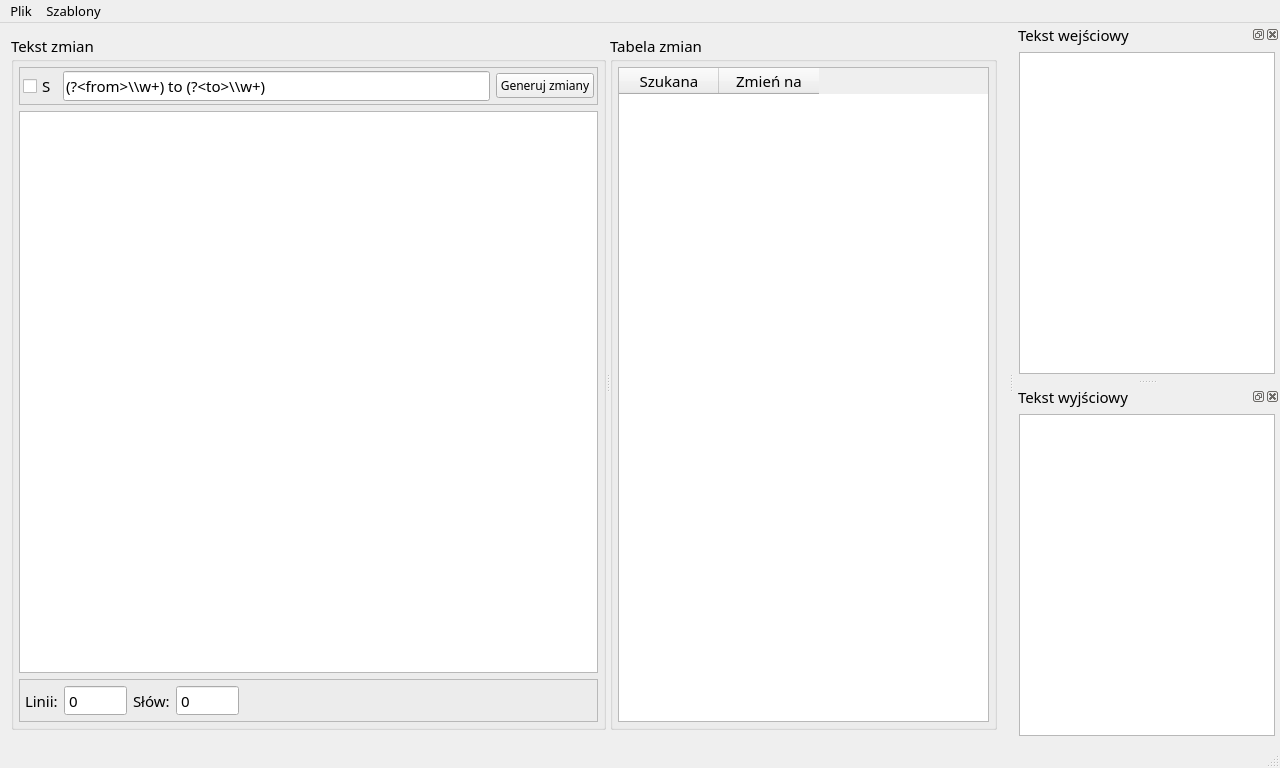
<?xml version="1.0" encoding="UTF-8"?>
<ui version="4.0">
 <class>AshuraWind</class>
 <widget class="QMainWindow" name="AshuraWind">
  <property name="geometry">
   <rect>
    <x>0</x>
    <y>0</y>
    <width>1280</width>
    <height>768</height>
   </rect>
  </property>
  <property name="font">
   <font>
    <family>Roboto Bk</family>
    <pointsize>11</pointsize>
   </font>
  </property>
  <property name="windowTitle">
   <string>TextChanger</string>
  </property>
  <widget class="QWidget" name="centralWidget">
   <layout class="QHBoxLayout" name="horizontalLayout_2">
    <item>
     <widget class="QSplitter" name="splitter">
      <property name="orientation">
       <enum>Qt::Horizontal</enum>
      </property>
      <widget class="QGroupBox" name="groupBox">
       <property name="title">
        <string>Tekst zmian</string>
       </property>
       <layout class="QVBoxLayout" name="verticalLayout">
        <property name="leftMargin">
         <number>5</number>
        </property>
        <property name="topMargin">
         <number>5</number>
        </property>
        <property name="rightMargin">
         <number>5</number>
        </property>
        <property name="bottomMargin">
         <number>5</number>
        </property>
        <item>
         <widget class="QFrame" name="frame">
          <property name="frameShape">
           <enum>QFrame::StyledPanel</enum>
          </property>
          <property name="frameShadow">
           <enum>QFrame::Raised</enum>
          </property>
          <layout class="QHBoxLayout" name="horizontalLayout">
           <property name="leftMargin">
            <number>3</number>
           </property>
           <property name="topMargin">
            <number>3</number>
           </property>
           <property name="rightMargin">
            <number>3</number>
           </property>
           <property name="bottomMargin">
            <number>3</number>
           </property>
           <item>
            <widget class="QCheckBox" name="qcheck_save">
             <property name="text">
              <string>S</string>
             </property>
            </widget>
           </item>
           <item>
            <widget class="QLineEdit" name="qexpression">
             <property name="sizePolicy">
              <sizepolicy hsizetype="MinimumExpanding" vsizetype="Fixed">
               <horstretch>0</horstretch>
               <verstretch>0</verstretch>
              </sizepolicy>
             </property>
             <property name="minimumSize">
              <size>
               <width>250</width>
               <height>0</height>
              </size>
             </property>
             <property name="text">
              <string>(?&lt;from&gt;\\w+) to (?&lt;to&gt;\\w+)</string>
             </property>
            </widget>
           </item>
           <item>
            <widget class="QPushButton" name="qgenerate">
             <property name="font">
              <font>
               <family>Roboto Bk</family>
               <pointsize>9</pointsize>
              </font>
             </property>
             <property name="text">
              <string>Generuj zmiany</string>
             </property>
            </widget>
           </item>
          </layout>
         </widget>
        </item>
        <item>
         <widget class="QPlainTextEdit" name="qmodifier">
          <property name="plainText">
           <string/>
          </property>
         </widget>
        </item>
        <item>
         <widget class="QFrame" name="frame_2">
          <property name="frameShape">
           <enum>QFrame::StyledPanel</enum>
          </property>
          <property name="frameShadow">
           <enum>QFrame::Raised</enum>
          </property>
          <layout class="QHBoxLayout" name="horizontalLayout_3">
           <property name="leftMargin">
            <number>5</number>
           </property>
           <property name="topMargin">
            <number>5</number>
           </property>
           <property name="rightMargin">
            <number>5</number>
           </property>
           <property name="bottomMargin">
            <number>5</number>
           </property>
           <item>
            <widget class="QLabel" name="label">
             <property name="text">
              <string>Linii:</string>
             </property>
            </widget>
           </item>
           <item>
            <widget class="QSpinBox" name="qspin_line_count">
             <property name="buttonSymbols">
              <enum>QAbstractSpinBox::NoButtons</enum>
             </property>
             <property name="maximum">
              <number>999999</number>
             </property>
            </widget>
           </item>
           <item>
            <widget class="QLabel" name="label_2">
             <property name="text">
              <string>Słów:</string>
             </property>
            </widget>
           </item>
           <item>
            <widget class="QSpinBox" name="qspin_word_count">
             <property name="buttonSymbols">
              <enum>QAbstractSpinBox::NoButtons</enum>
             </property>
             <property name="maximum">
              <number>999999999</number>
             </property>
            </widget>
           </item>
           <item>
            <spacer name="horizontalSpacer">
             <property name="orientation">
              <enum>Qt::Horizontal</enum>
             </property>
             <property name="sizeHint" stdset="0">
              <size>
               <width>40</width>
               <height>20</height>
              </size>
             </property>
            </spacer>
           </item>
          </layout>
         </widget>
        </item>
       </layout>
      </widget>
      <widget class="QGroupBox" name="groupBox_2">
       <property name="title">
        <string>Tabela zmian</string>
       </property>
       <layout class="QVBoxLayout" name="verticalLayout_2">
        <property name="leftMargin">
         <number>5</number>
        </property>
        <property name="topMargin">
         <number>5</number>
        </property>
        <property name="rightMargin">
         <number>5</number>
        </property>
        <property name="bottomMargin">
         <number>5</number>
        </property>
        <item>
         <widget class="QTableWidget" name="qtablechanges">
          <property name="sizePolicy">
           <sizepolicy hsizetype="Preferred" vsizetype="Preferred">
            <horstretch>0</horstretch>
            <verstretch>0</verstretch>
           </sizepolicy>
          </property>
          <column>
           <property name="text">
            <string>Szukana</string>
           </property>
          </column>
          <column>
           <property name="text">
            <string>Zmień na</string>
           </property>
          </column>
         </widget>
        </item>
       </layout>
      </widget>
     </widget>
    </item>
   </layout>
  </widget>
  <widget class="QMenuBar" name="menuBar">
   <property name="geometry">
    <rect>
     <x>0</x>
     <y>0</y>
     <width>1280</width>
     <height>25</height>
    </rect>
   </property>
   <property name="font">
    <font>
     <family>Roboto Bk</family>
     <pointsize>10</pointsize>
    </font>
   </property>
   <widget class="QMenu" name="menuPlik">
    <property name="font">
     <font>
      <family>Roboto Bk</family>
     </font>
    </property>
    <property name="title">
     <string>Plik</string>
    </property>
    <widget class="QMenu" name="menuOstatnie_teksty_zmian">
     <property name="title">
      <string>Ostatnie teksty zmian-&gt;</string>
     </property>
     <addaction name="separator"/>
    </widget>
    <widget class="QMenu" name="menuOstatnie_teksty_wej_ciowe">
     <property name="title">
      <string>Ostatnie teksty wejściowe-&gt;</string>
     </property>
     <addaction name="separator"/>
    </widget>
    <widget class="QMenu" name="menuOstatnio_zapisane_pliki">
     <property name="title">
      <string>Ostatnio zapisane pliki-&gt;</string>
     </property>
     <addaction name="separator"/>
    </widget>
    <addaction name="actionWczytaj_tekst_zmian"/>
    <addaction name="actionWczytaj_tekst_wej_ciowy"/>
    <addaction name="actionZapisz_tekst_wyj_ciowy"/>
    <addaction name="separator"/>
    <addaction name="menuOstatnie_teksty_zmian"/>
    <addaction name="menuOstatnie_teksty_wej_ciowe"/>
    <addaction name="menuOstatnio_zapisane_pliki"/>
    <addaction name="separator"/>
    <addaction name="actionWyjd"/>
   </widget>
   <widget class="QMenu" name="menuSzablony">
    <property name="title">
     <string>Szablony</string>
    </property>
   </widget>
   <addaction name="menuPlik"/>
   <addaction name="menuSzablony"/>
  </widget>
  <widget class="QStatusBar" name="statusBar"/>
  <widget class="QDockWidget" name="dockWidget">
   <property name="sizePolicy">
    <sizepolicy hsizetype="Maximum" vsizetype="Preferred">
     <horstretch>0</horstretch>
     <verstretch>0</verstretch>
    </sizepolicy>
   </property>
   <property name="features">
    <set>QDockWidget::AllDockWidgetFeatures</set>
   </property>
   <property name="windowTitle">
    <string>Tekst wejściowy</string>
   </property>
   <attribute name="dockWidgetArea">
    <number>2</number>
   </attribute>
   <widget class="QWidget" name="dockWidgetContents">
    <layout class="QVBoxLayout" name="verticalLayout_3">
     <property name="leftMargin">
      <number>5</number>
     </property>
     <property name="topMargin">
      <number>5</number>
     </property>
     <property name="rightMargin">
      <number>5</number>
     </property>
     <property name="bottomMargin">
      <number>5</number>
     </property>
     <item>
      <widget class="QPlainTextEdit" name="qtextinput">
       <property name="sizePolicy">
        <sizepolicy hsizetype="MinimumExpanding" vsizetype="Expanding">
         <horstretch>0</horstretch>
         <verstretch>0</verstretch>
        </sizepolicy>
       </property>
      </widget>
     </item>
    </layout>
   </widget>
  </widget>
  <widget class="QDockWidget" name="dockWidget_2">
   <property name="sizePolicy">
    <sizepolicy hsizetype="Maximum" vsizetype="Preferred">
     <horstretch>0</horstretch>
     <verstretch>0</verstretch>
    </sizepolicy>
   </property>
   <property name="features">
    <set>QDockWidget::AllDockWidgetFeatures</set>
   </property>
   <property name="windowTitle">
    <string>Tekst wyjściowy</string>
   </property>
   <attribute name="dockWidgetArea">
    <number>2</number>
   </attribute>
   <widget class="QWidget" name="dockWidgetContents_2">
    <layout class="QVBoxLayout" name="verticalLayout_4">
     <property name="leftMargin">
      <number>5</number>
     </property>
     <property name="topMargin">
      <number>5</number>
     </property>
     <property name="rightMargin">
      <number>5</number>
     </property>
     <property name="bottomMargin">
      <number>5</number>
     </property>
     <item>
      <widget class="QPlainTextEdit" name="qtextoutput">
       <property name="sizePolicy">
        <sizepolicy hsizetype="MinimumExpanding" vsizetype="Expanding">
         <horstretch>0</horstretch>
         <verstretch>0</verstretch>
        </sizepolicy>
       </property>
      </widget>
     </item>
    </layout>
   </widget>
  </widget>
  <action name="actionWczytaj_tekst_zmian">
   <property name="text">
    <string>Wczytaj tekst zmian</string>
   </property>
   <property name="shortcut">
    <string>Ctrl+1</string>
   </property>
  </action>
  <action name="actionWczytaj_tekst_wej_ciowy">
   <property name="text">
    <string>Wczytaj tekst wejściowy</string>
   </property>
   <property name="shortcut">
    <string>Ctrl+2</string>
   </property>
  </action>
  <action name="actionZapisz_tekst_wyj_ciowy">
   <property name="text">
    <string>Zapisz tekst wyjściowy</string>
   </property>
   <property name="shortcut">
    <string>Ctrl+S</string>
   </property>
  </action>
  <action name="actionWyjd">
   <property name="text">
    <string>Wyjdź</string>
   </property>
   <property name="shortcut">
    <string>Ctrl+Q</string>
   </property>
  </action>
 </widget>
 <layoutdefault spacing="6" margin="11"/>
 <resources/>
 <connections>
  <connection>
   <sender>actionWyjd</sender>
   <signal>triggered()</signal>
   <receiver>AshuraWind</receiver>
   <slot>close()</slot>
   <hints>
    <hint type="sourcelabel">
     <x>-1</x>
     <y>-1</y>
    </hint>
    <hint type="destinationlabel">
     <x>639</x>
     <y>383</y>
    </hint>
   </hints>
  </connection>
 </connections>
</ui>
